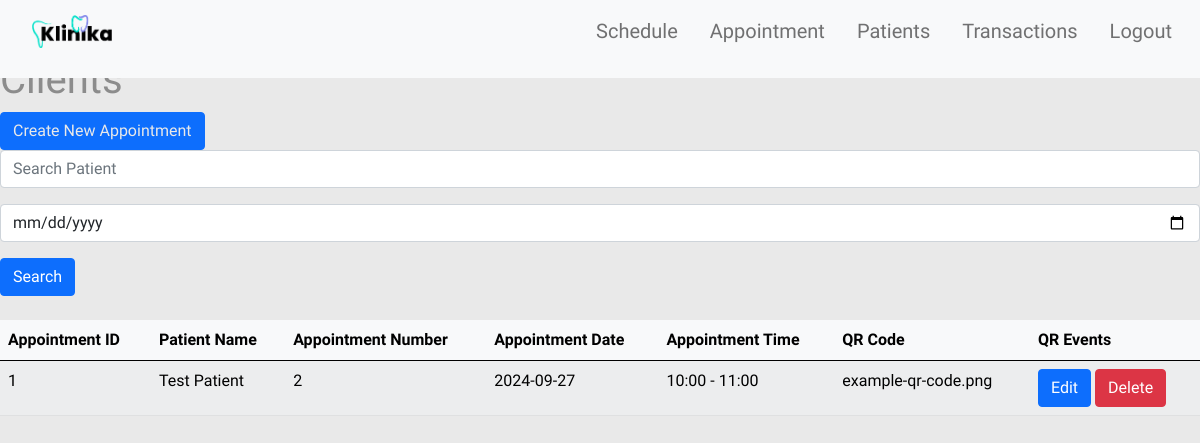
/appointment.php, run on the app's committed database.
### tables this page shows
CREATE TABLE IF NOT EXISTS `appointment` (
  `appoid` int(11) NOT NULL AUTO_INCREMENT,
  `pid` int(10) DEFAULT NULL,
  `apponum` int(3) DEFAULT NULL,
  `appodate` date DEFAULT NULL,
  `start_time` TIME,
  `end_time` TIME,
  `servid` int(11) NOT NULL,
  `qr_code` VARCHAR(255),
  PRIMARY KEY (`appoid`),
  KEY `pid` (`pid`)
);

CREATE TABLE IF NOT EXISTS `patient` (
  `pid` int(11) NOT NULL AUTO_INCREMENT,
  `pemail` varchar(255) DEFAULT NULL,
  `pname` varchar(255) DEFAULT NULL,
  `ppassword` varchar(255) DEFAULT NULL,
  `paddress` varchar(255) DEFAULT NULL,
  `pdob` date DEFAULT NULL,  
  `ptel` varchar(15) DEFAULT NULL,  
  PRIMARY KEY (`pid`)
);

### appointment.php (the view, shortened to what this page needs)
<?php
include('partials/header.php');
include('config/connection.php');
 ?>
<div class="">
    <h1 class="white-text">Clients</h1>
    <div class="app-buttons">
        <button class="btn btn-primary">
            <a href="add-appointment.php">Create New Appointment</a>
        </button>
        <form action="" method="GET">
            <div class="input-group mb-3">
                <input type="text" name="search" class="form-control" placeholder="Search Patient" value="<?php echo isset($_GET['search']) ? $_GET['search'] : ''; ?>">
            </div>
            <div class="input-group mb-3">
                <input type="date" name="scheduledate" class="form-control" value="<?php echo isset($_GET['scheduledate']) ? $_GET['scheduledate'] : ''; ?>">
            </div>
            <button type="submit" class="btn btn-primary">Search</button>
        </form>
    </div>
    <br>
    <table class="table table-striped table-light">
    <thead>
        <tr>
        <th scope="col">Appointment ID</th>
        <th scope="col">Patient Name</th>
        <th scope="col">Appointment Number</th>
        <th scope="col">Appointment Date</th>
        <th scope="col">Appointment Time</th>
        <th scope="col">QR Code</th>
        <th scope="col">QR Events</th>
        </tr>
    </thead>
    <tbody>
        <?php
            $sql = "SELECT appointment.appoid, appointment.pid, appointment.apponum, appointment.appodate, appointment.start_time, appointment.end_time, appointment.qr_code, patient.pname
                    FROM appointment
                    JOIN patient ON appointment.pid = patient.pid";
            $sql .= " ORDER BY appointment.appodate ASC";
            $res = $database->query($sql);
            if ($res == TRUE) {
                $count = mysqli_num_rows($res);
                if ($count > 0) {
                    while ($rows = mysqli_fetch_assoc($res)) {
                        $appoid = $rows["appoid"];
                        $apponum = $rows["apponum"];
                        $appodate = $rows["appodate"];
                        $formatted_start_time = date('H:i', strtotime($rows['start_time']));
                        $formatted_end_time = date('H:i', strtotime($rows['end_time']));
                        $qrcode = $rows["qr_code"];
                        $pname = $rows["pname"];
                        ?>
                        <tr>
                            <td><?php echo $appoid; ?></td>
                            <td><?php echo $pname; ?></td>
                            <td><?php echo $apponum; ?></td>
                            <td><?php echo $appodate; ?></td>
                            <td><?php echo $formatted_start_time; ?> - <?php echo $formatted_end_time; ?></td>
                            <td><?php echo $qrcode; ?></td>
                            <td>
                                <button class="btn btn-primary" href="edit-appointment.php?id=<?php echo $id; ?>" >Edit</button>
                                <button class="btn btn-danger" href="delete-appointment.php?id=<?php echo $id; ?>" >Delete</button>
                            </td>
                        </tr>
                        <?php
                    }
                } else {
                    echo "<tr><td colspan='6' class='text-center'>No appointments found for the given criteria.</td></tr>";
                }
            } else {
                echo "<h2 class='white-text'> Query failed. </h2>";
            }
        ?>
    </tbody>
    </table>
</div>
<?php
include('partials/footer.php');
 ?>

### css/styles.css (style rules this page uses)
:root { --font-light: 400; --font-regular: 500; --font-semibold: 700; --font-bold: 900; }
body { font-family: 'Work Sans', sans-serif; height: 100vh; margin: 0; padding-top: 56px; background-color: #e9e9e9; color: #8c8c8c; }
a { text-decoration: none; color: #e9e9e9; }

### data on the page
appointment: appoid "1", pid.pname "Test Patient", apponum "2", appodate "2024-09-27", start_time "10:00", end_time "11:00", qr_code "example-qr-code.png"
